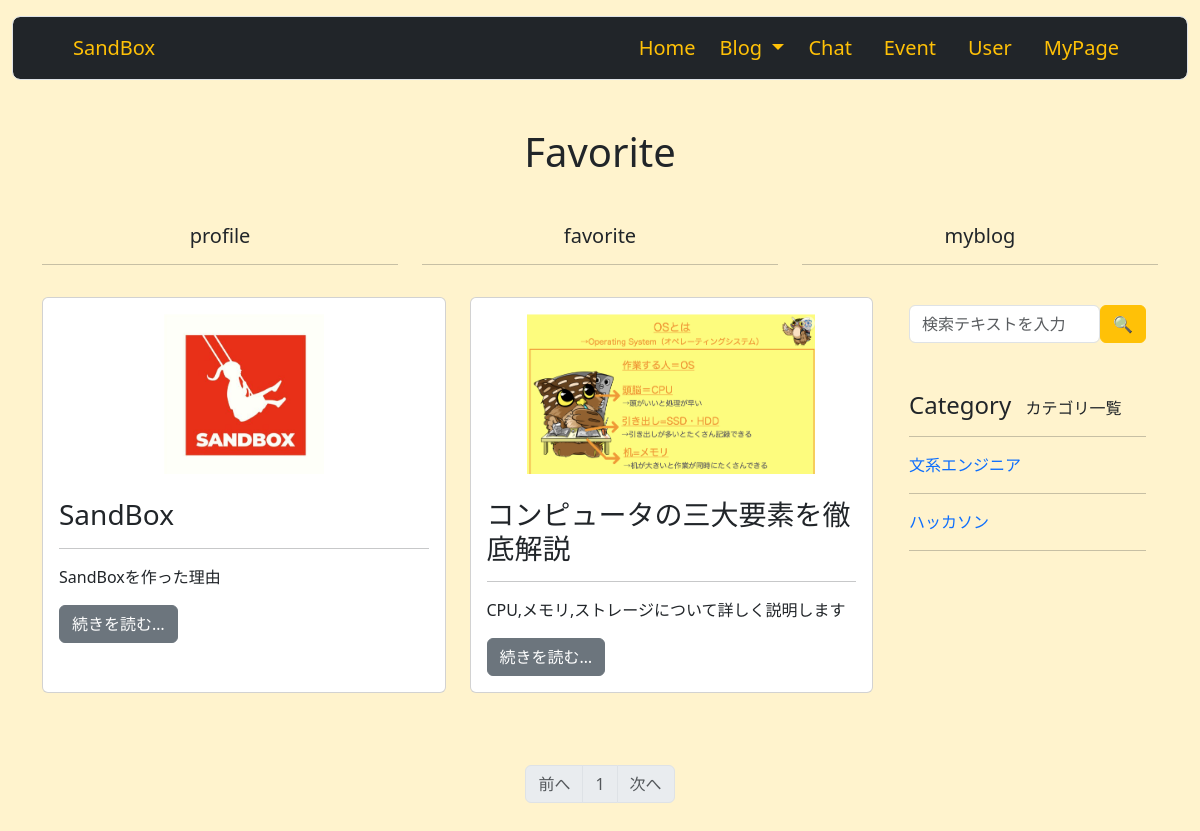
Before: /my_favorite_list (signed in) with the older database file.
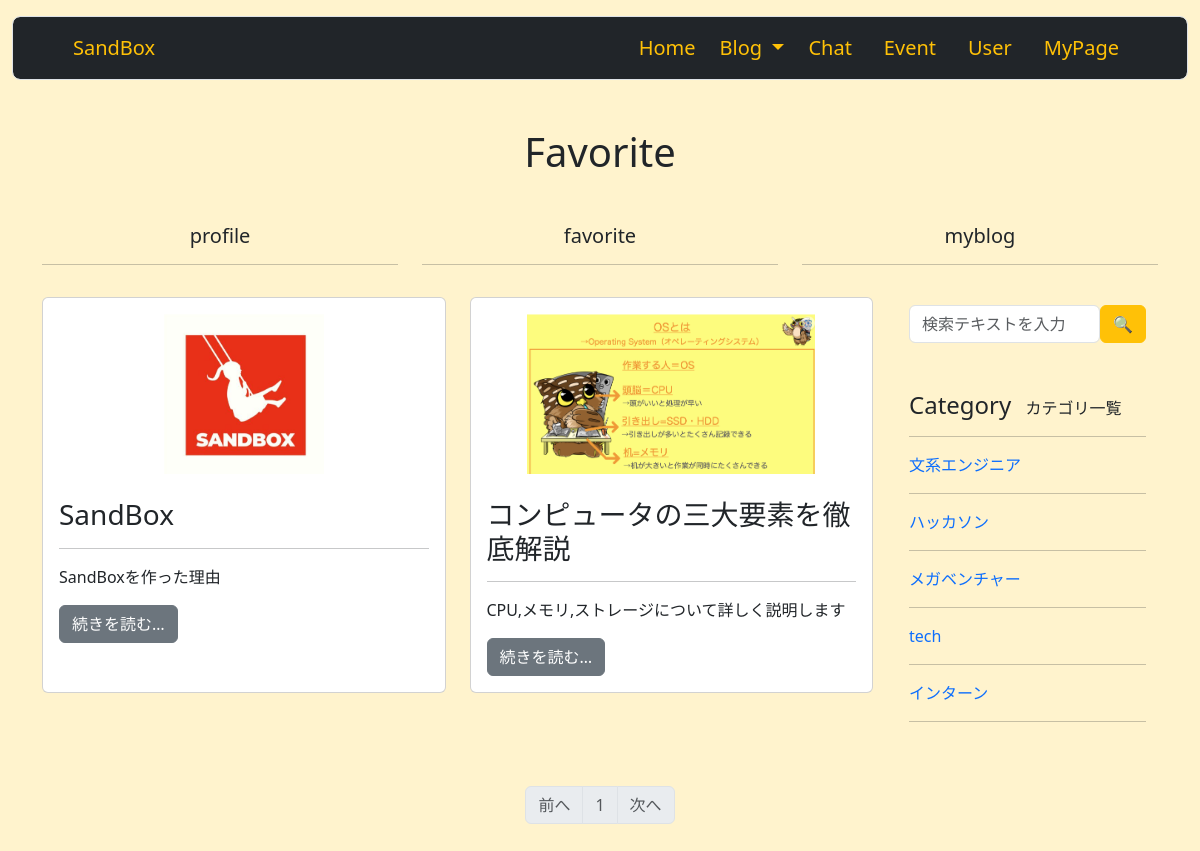
After: the same page with the newer database file.
### sandbox_system/models.py (models this page shows, shortened)
class BlogFavorite(db.Model):
    __tablename__ = 'blog_favorite'
    id = db.Column(db.Integer, primary_key=True)
    favorite_user_id = db.Column(db.Integer, db.ForeignKey('users.id'))
    blog_id = db.Column(db.Integer, db.ForeignKey('blog.id'))
    category_id = db.Column(db.Integer, db.ForeignKey('blog_category.id'))
    title = db.Column(db.String(140))
    text = db.Column(db.Text)
    summary = db.Column(db.String(140))
    image = db.Column(db.String(140))

class BlogCategory(db.Model):
    __tablename__ = 'blog_category'
    id = db.Column(db.Integer, primary_key=True)
    category = db.Column(db.String(140))
    blogs = db.relationship('Blog', backref='blogcategory', lazy='dynamic')
    otherblogs = db.relationship('OtherBlog', backref='blogcategory', lazy='dynamic')

### sandbox_system/blogs/view.py (the view)
@blogs.route('/my_favorite_list', methods=['GET', 'POST'])
@login_required
def my_favorite_list():
    form = BlogSearchForm()
    if BlogCategory.query.first():
        blog_categories = BlogCategory.query.order_by(BlogCategory.id.asc()).all()
    else:
        blog_categories = ''
    page = request.args.get('page', 1, type=int)
    if BlogFavorite.query.filter_by(favorite_user_id=current_user.id).first():
        blogs = BlogFavorite.query.filter_by(favorite_user_id=current_user.id).order_by(BlogFavorite.id.desc()).paginate(page=page, per_page=10)
    else:
        blogs = ''
    return render_template('user/my_page/my_favorite.html', form=form, blog_categories=blog_categories, blogs=blogs)

### sandbox_system/blogs/form.py
class BlogSearchForm(FlaskForm):
    searchtext = StringField('検索テキスト', validators=[DataRequired()])
    submit = SubmitField('🔍')

### sandbox_system/__init__.py (called while the page is built)
@event.listens_for(Engine, "connect")
def set_sqlite_pragma(dbapi_connection, connection_record):
    cursor = dbapi_connection.cursor()
    cursor.execute("PRAGMA foreign_keys=ON")
    cursor.close()

### sandbox_system/models.py (called while the page is built)
@login_manager.user_loader
def load_user(user_id):
    return User.query.get(user_id)

    def is_administrator(self):
        if self.administrator == '1':
            return 1
        else:
            return 0

### sandbox_system/templates/user/my_page/my_favorite.html (shortened to what the changed rows need)
{% extends 'base.html' %}
{% block content %}
    <div class="container pb-4">
        <div class="row my-3">
            <div class="col-md-6 m-auto text-center">
                {% if searchtext %}
                    <h1 class="text-center">"{{ searchtext }}"の検索結果</h1>
                {% elif blog_category %}
                    <h1 class="text-center">{{ blog_category.category }}</h1>
                {% else %}
                    <h1 class="text-center">Favorite</h1>
                {% endif %}
            </div>
        </div>
    </div>
    <div class="container">
        <div class="row">
            <div class="col-9">
                <div class="row">
                    {% if blogs %}
                    {% for blog in blogs.items %}
                    <div class="col-6 mb-4">
                        <div class="card h-100">
                            <div class="card-body" style="max-height: 26rem;">
                                {% if blog.image %}
                                    <div class="mb-3" style="text-align: center;">
                                            <img src="{{ url_for('static', filename='image/' + blog.image) }}" class="img-fluid card-image-top" style="max-height: 10rem;">
                                    </div>
                                {% endif %}
                                <h3 class="card-title pt-2"><a href="{{ url_for('blogs.blog', blog_id=blog.id) }}" class="text-decoration-none text-dark">{{ blog.title }}</a></h3>
                                <hr>
                                <p>{{ blog.summary }}</p>
                                <a href="{{ url_for('blogs.blog', blog_id=blog.blog_id) }}" class="btn btn-secondary">続きを読む…</a>
                            </div>
                        </div>
                    </div>
                    {% endfor %}
                    {% else %}
                    <p class="text-center my-3">お気に入りのブログがありません</p>
                    {% endif %}
                </div>
            </div>
            <div class="col-md-3">
                <div class="position-sticky mt-2" style="top: 12rem;">
                    <div class="container">
                        {% if blog_categories %}
                        {% for blog_category in blog_categories %}
                        <ol class="list-unstyled">
                            <li>
                                <a href="{{ url_for('blogs.favorite_category_blog', blog_category_id=blog_category.id) }}" class="text-decoration-none">{{ blog_category.category }}</a>
                            </li>
                            <hr>
                        </ol>
                        {% endfor %}
                        {% else %}
                        <p class="text-center my-3">カテゴリがありません</p>
                        {% endif %}
                    </div>
                </div>
            </div>
        </div>
    </div>
    {% if blogs %}
        <nav class="my-5" aria-label="Page navigation">
            <ul class="pagination justify-content-center">
        {% for page_num in blogs.iter_pages(left_edge=1, right_edge=1, left_current=1, right_current=2) %}
            {% if page_num %}
                {% if blogs.page == page_num %}
                    <li class="page-item disabled"><a class="page-link" href="#">{{ page_num }}</a></li>
                {% else %}
                    <li class="page-item"><a class="page-link" href="{{ url_for('blogs.blog_list', page=page_num) }}">{{ page_num }}</a></li>
                {% endif %}
            {% else %}
                <li class="page-item disabled"><a class="page-link" href="#">&hellip;</a></li>
            {% endif %}
        {% endfor %}
            </ul>
        </nav>
    {% endif %}
{% endblock %}

Changed rows visible on the page:
added BlogCategory: category "メガベンチャー"
added BlogCategory: category "tech"
added BlogCategory: category "インターン"
